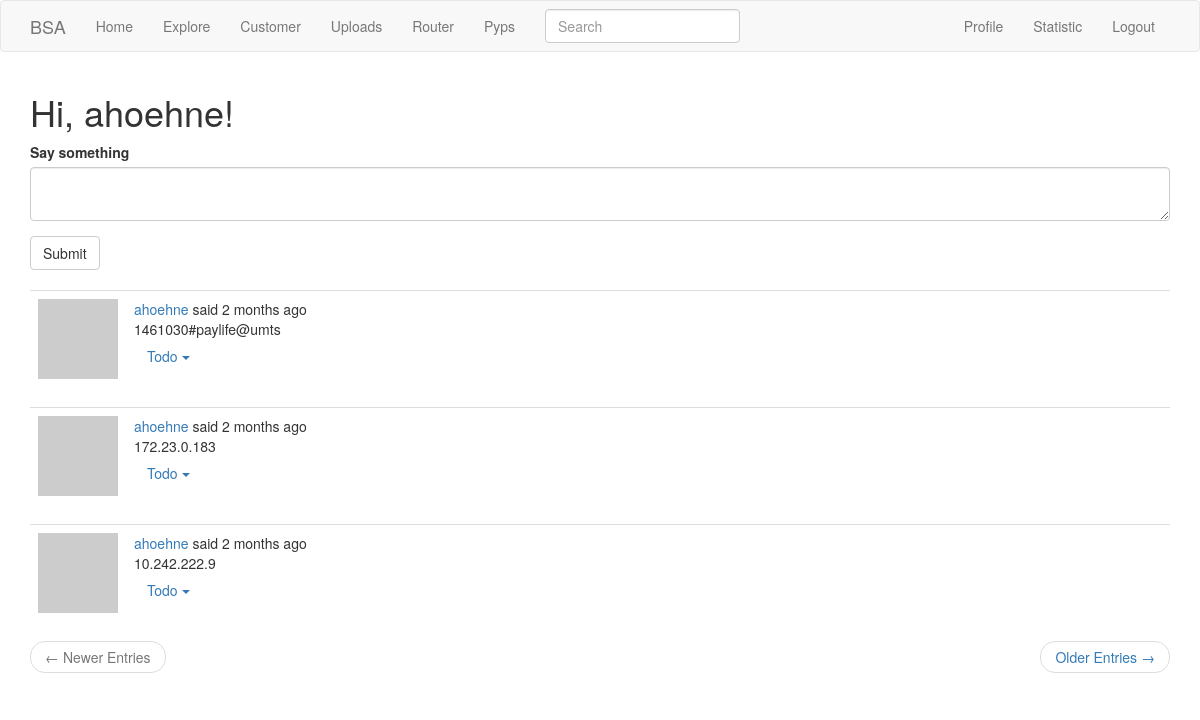
Before: /router (signed in) with the older database file.
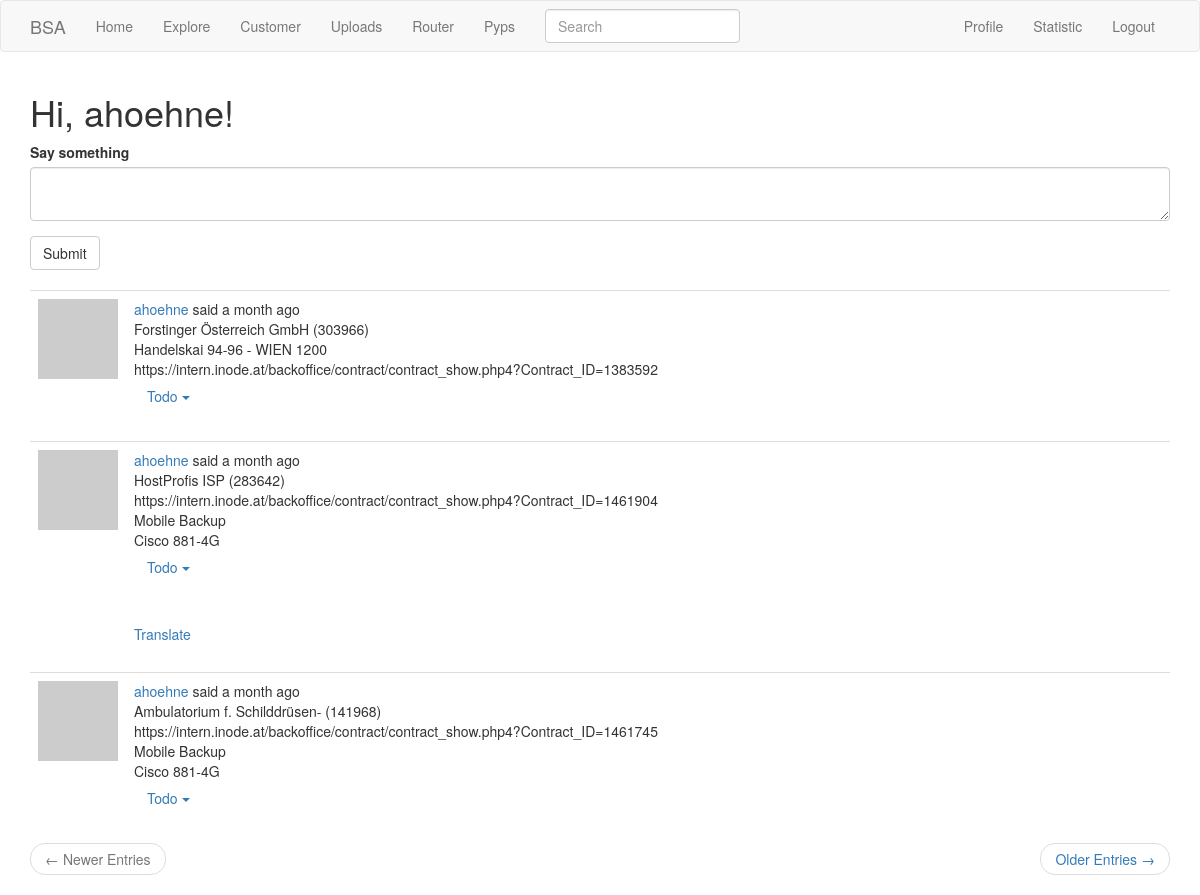
After: the same page with the newer database file.
### app/models.py (models this page shows, shortened)
class Post_r(db.Model): # ,SearchableMixin needs to be added
    id = db.Column(db.Integer, primary_key=True)
    body = db.Column(db.Text)
    timestamp = db.Column(db.DateTime, index=True, default=datetime.utcnow)
    user_id2 = db.Column(db.Integer, db.ForeignKey('user.id'))
    language = db.Column(db.String(5))

### app/main/routes.py (the view, shortened to what this page needs)
@bp.route('/router',methods=['GET', 'POST'])
@login_required
def router():
    form = Post_r_Form()
    page = request.args.get('page', 1, type=int)
    posts_r = Post_r.query.order_by(Post_r.timestamp.desc()).paginate(
        page, current_app.config['POSTS_PER_PAGE'], False)
    next_url = url_for('main.router', page=posts_r.next_num) \
        if posts_r.has_next else None
    prev_url = url_for('main.router', page=posts_r.prev_num) \
        if posts_r.has_prev else None
    return render_template('router.html', title=_('Router') ,posts_r=posts_r.items, next_url=next_url,
                           prev_url=prev_url, form=form)

### app/file/forms.py
class SearchForm(FlaskForm):
    q = StringField(_l('Search'), validators=[DataRequired()])
    def __init__(self, *args, **kwargs):
        if 'formdata' not in kwargs:
            kwargs['formdata'] = request.args
        if 'csrf_enabled' not in kwargs:
            kwargs['csrf_enabled'] = False
        super(SearchForm, self).__init__(*args, **kwargs)

### app/main/forms.py
class SearchForm(FlaskForm):
    q = StringField(_l('Search'), validators=[DataRequired()])
    def __init__(self, *args, **kwargs):
        if 'formdata' not in kwargs:
            kwargs['formdata'] = request.args
        if 'csrf_enabled' not in kwargs:
            kwargs['csrf_enabled'] = False
        super(SearchForm, self).__init__(*args, **kwargs)

### app/file/routes.py (called while the page is built)
@bp.before_app_request
def before_request():
    if current_user.is_authenticated:
        g.search_form = SearchForm()
    g.locale = str(get_locale())

### app/main/routes.py (called while the page is built)
@bp.before_request
def before_request():
    if current_user.is_authenticated:
        current_user.last_seen = datetime.utcnow()
        db.session.commit()
        g.search_form = SearchForm()
    g.locale = str(get_locale())

### app/models.py (called while the page is built)
    @login.user_loader
    def load_user(id):
        return User.query.get(int(id))

### app/templates/router.html (shortened to what this page needs)
{% extends "base.html" %}
{% import 'bootstrap/wtf.html' as wtf %}
{% block app_content %}
<h1>{{ _('Hi, %(username)s!', username=current_user.username) }}</h1>
{% if form %}
{{ wtf.quick_form(form) }}
<br>
{% endif %}
{% for post_r in posts_r %}
    {% include '_post_r.html' %}
{% endfor %}
<nav aria-label="...">
    <ul class="pager">
        <li class="previous{% if not prev_url %} disabled{% endif %}">
            <a href="{{ prev_url or '#' }}">
                <span aria-hidden="true">&larr;</span> {{ _('Newer Entries') }}
            </a>
        </li>
        <li class="next{% if not next_url %} disabled{% endif %}">
            <a href="{{ next_url or '#' }}">
                {{ _('Older Entries') }} <span aria-hidden="true">&rarr;</span>
            </a>
        </li>
    </ul>
</nav>
{% endblock %}

### app/templates/_post_r.html (shortened to what this page needs)
 <table class="table table-hover">
        <tr>
            <td width="70px">
                 <a href="{{ url_for('main.user', username=post_r.author_r.username) }}">
                    <img src="{{ post_r.author_r.avatar(70) }}" />
                </a>
            </td>
            <td>
                {{ _('%(username)s said %(when)s',
                    username=user_link, when=moment(post_r.timestamp).fromNow()) }}
                <br>
                <span id="post{{ post_r.id }}" style="white-space: pre;">{{ post_r.body }}</span>
                <div class="dropdown" id="dropdown{{post_r.id}}">
                  <button class="btn btn-link dropdown-toggle" type="button" data-toggle="dropdown" id="drop_button{{post_r.id}}">Todo
                  <span class="caret"></span></button>
                </div>
                {% if post_r.language and post_r.language != g.locale %}
                <br><br>
                <a href="#">{{ _('Translate') }}</a>
                {% endif %}
            </td>
        </tr>
</table>

Changed rows visible on the page:
no longer on this page (row unchanged): Post_r: body "1461030#paylife@umts"
no longer on this page (row unchanged): Post_r: body "172.23.0.183"
no longer on this page (row unchanged): Post_r: body "10.242.222.9"
added Post_r: body "Forstinger Österreich GmbH (303966) Handelskai 94-96 - WIEN 1200 https://intern.inode.at/backoffice/contract/contract_show.php4?Contract_ID=1383592"
added Post_r: body "HostProfis ISP (283642) https://intern.inode.at/backoffice/contract/contract_show.php4?Contract_ID=1461904 Mobile Backup Cisco 881-4G"
added Post_r: body "Ambulatorium f. Schilddrüsen- (141968) https://intern.inode.at/backoffice/contract/contract_show.php4?Contract_ID=1461745 Mobile Backup Cisco 881-4G"
